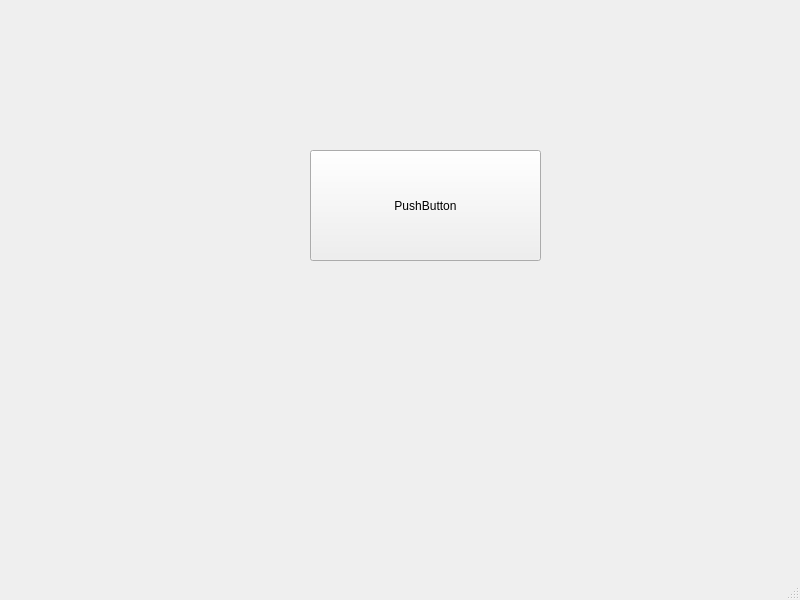
<?xml version="1.0" encoding="UTF-8"?>
<ui version="4.0">
 <class>MainWindow</class>
 <widget class="QMainWindow" name="MainWindow">
  <property name="geometry">
   <rect>
    <x>0</x>
    <y>0</y>
    <width>800</width>
    <height>600</height>
   </rect>
  </property>
  <property name="windowTitle">
   <string>MainWindow</string>
  </property>
  <widget class="QWidget" name="centralwidget">
   <widget class="QPushButton" name="pushButton">
    <property name="geometry">
     <rect>
      <x>310</x>
      <y>150</y>
      <width>231</width>
      <height>111</height>
     </rect>
    </property>
    <property name="text">
     <string>PushButton</string>
    </property>
   </widget>
  </widget>
  <widget class="QMenuBar" name="menubar">
   <property name="geometry">
    <rect>
     <x>0</x>
     <y>0</y>
     <width>800</width>
     <height>21</height>
    </rect>
   </property>
  </widget>
  <widget class="QStatusBar" name="statusbar"/>
 </widget>
 <resources/>
 <connections/>
</ui>
